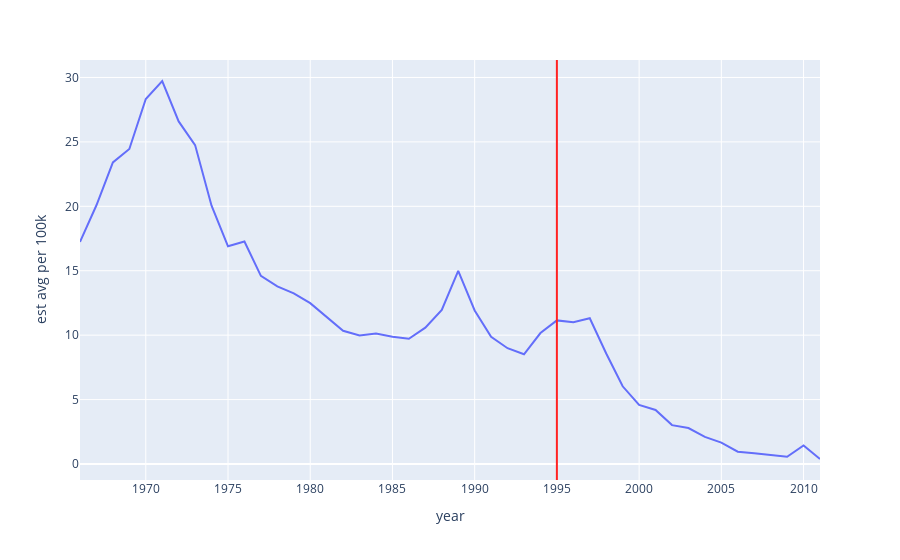

Here is the notebook cell this chart was saved with:
### Code cell
df_hepatitis = original_df[original_df["disease"] == "Hepatitis A"]
pd.options.mode.chained_assignment = None  # default='warn'
df_hepatitis["est cases"] = round(df_hepatitis["count"] / df_hepatitis["weeks_reporting"] * 52)
pd.options.mode.chained_assignment = "warn"
df_hepatitis = df_hepatitis.groupby("year")[["est cases", "population"]].sum()
df_hepatitis["est avg per 100k"] = df_hepatitis["est cases"] / (df_hepatitis["population"] / 100000)
df_hepatitis

fig = px.line(df_hepatitis, y="est avg per 100k")
fig.add_vline(x=YO_HEPATITIS_VACCINE_INTRODUCTION, line=dict(color="#ff2222"))
fig.show()

### Figure 1 — Plotly figure (JSON) as saved in the notebook; plotly's stock layout.template omitted (floating-point values rounded to 4 significant figures)
{"data": [{"hovertemplate": "year=%{x}<br>est avg per 100k=%{y}<extra></extra>", "legendgroup": "", "line": {"color": "#636efa", "dash": "solid"}, "marker": {"symbol": "circle"}, "mode": "lines", "name": "", "orientation": "v", "showlegend": false, "type": "scatter", "x": [1966, 1967, 1968, 1969, 1970, 1971, 1972, 1973, 1974, 1975, 1976, 1977, 1978, 1979, 1980, 1981, 1982, 1983, 1984, 1985, 1986, 1987, 1988, 1989, 1990, 1991, 1992, 1993, 1994, 1995, 1996, 1997, 1998, 1999, 2000, 2001, 2002, 2003, 2004, 2005, 2006, 2007, 2008, 2009, 2010, 2011], "xaxis": "x", "y": [17.24, 20.08, 23.41, 24.45, 28.33, 29.73, 26.59, 24.75, 20.05, 16.9, 17.27, 14.6, 13.79, 13.25, 12.49, 11.38, 10.34, 9.976, 10.13, 9.879, 9.721, 10.58, 11.96, 14.99, 11.92, 9.868, 8.988, 8.514, 10.17, 11.15, 10.99, 11.31, 8.577, 6.03, 4.58, 4.193, 3.019, 2.789, 2.1, 1.659, 0.9543, 0.8266, 0.7146, 0.5562, 1.444, 0.388], "yaxis": "y"}], "layout": {"legend": {"tracegroupgap": 0}, "margin": {"t": 60}, "shapes": [{"line": {"color": "#ff2222"}, "type": "line", "x0": 1995, "x1": 1995, "xref": "x", "y0": 0, "y1": 1, "yref": "y domain"}], "xaxis": {"anchor": "y", "domain": [0, 1], "title": {"text": "year"}}, "yaxis": {"anchor": "x", "domain": [0, 1], "title": {"text": "est avg per 100k"}}}}
